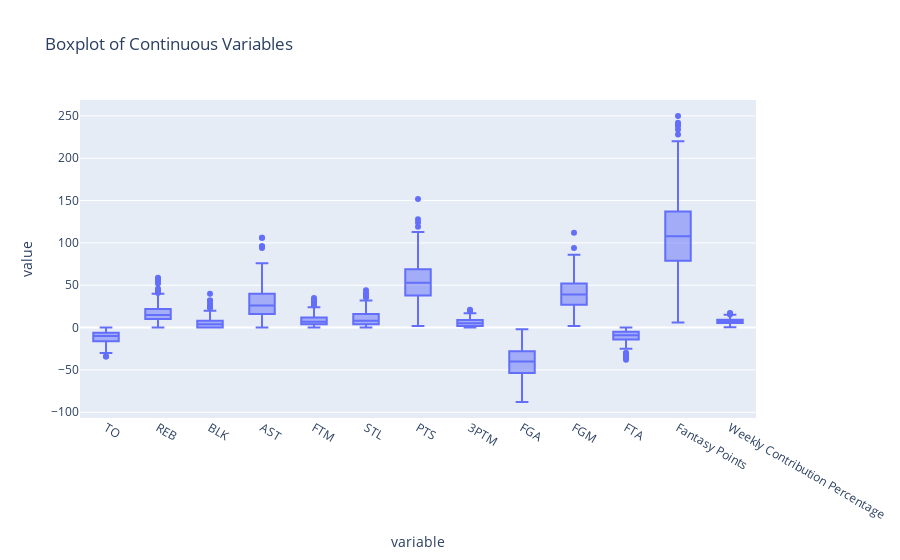

Notebook cell for this chart:
### Code cell
# Create a boxplot to visualize the distrubtion as well as outliers
fig = px.box(cleaned_df[continuous_vars], title='Boxplot of Continuous Variables')
# Display the plot
fig.show()

# Calculate the number of outliers for each continuous variable

# Calculate the first and third quartile
Q1 = cleaned_df[continuous_vars].quantile(0.25)
Q3 = cleaned_df[continuous_vars].quantile(0.75)

# Calculate the IQR
IQR = Q3 - Q1

# Calculate the number of outliers
outliers = ((cleaned_df[continuous_vars] < (Q1 - 1.5 * IQR)) | (cleaned_df[continuous_vars] > (Q3 + 1.5 * IQR))).sum()

# Print
print("Number of outliers by variable:")
print(outliers)

### Figure 1 — Plotly figure (JSON) as saved in the notebook; plotly's stock layout.template omitted (floating-point values rounded to 4 significant figures; data arrays with more than 128 entries replaced by an {"elided": "..."} marker saying what was removed)
{"data": [{"alignmentgroup": "True", "hovertemplate": "variable=%{x}<br>value=%{y}<extra></extra>", "legendgroup": "", "marker": {"color": "#636efa"}, "name": "", "notched": false, "offsetgroup": "", "orientation": "v", "showlegend": false, "type": "box", "x": {"elided": "3328 str values"}, "x0": " ", "xaxis": "x", "y": {"elided": "3328 float values"}, "y0": " ", "yaxis": "y"}], "layout": {"boxmode": "group", "legend": {"tracegroupgap": 0}, "title": {"text": "Boxplot of Continuous Variables"}, "xaxis": {"anchor": "y", "domain": [0, 1], "title": {"text": "variable"}}, "yaxis": {"anchor": "x", "domain": [0, 1], "title": {"text": "value"}}}}
